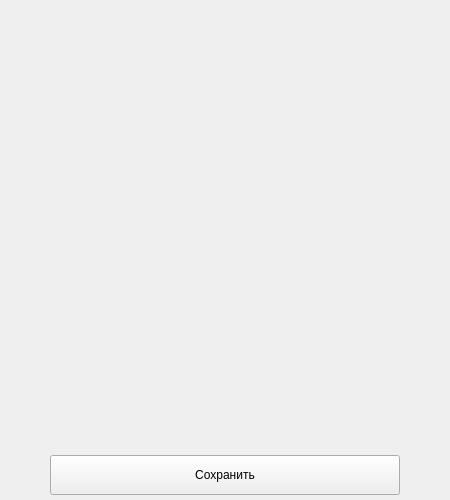
<?xml version="1.0" encoding="UTF-8"?>
<ui version="4.0">
 <class>MainWindow</class>
 <widget class="QMainWindow" name="MainWindow">
  <property name="geometry">
   <rect>
    <x>0</x>
    <y>0</y>
    <width>450</width>
    <height>500</height>
   </rect>
  </property>
  <property name="windowTitle">
   <string>Просмотр фото</string>
  </property>
  <property name="windowIcon">
   <iconset>
    <normaloff>../Структурные фото/диалоги.png</normaloff>../Структурные фото/диалоги.png</iconset>
  </property>
  <widget class="QWidget" name="centralwidget">
   <widget class="QLabel" name="label">
    <property name="geometry">
     <rect>
      <x>5</x>
      <y>5</y>
      <width>440</width>
      <height>440</height>
     </rect>
    </property>
    <property name="text">
     <string/>
    </property>
   </widget>
   <widget class="QPushButton" name="pushButton">
    <property name="geometry">
     <rect>
      <x>50</x>
      <y>455</y>
      <width>350</width>
      <height>40</height>
     </rect>
    </property>
    <property name="text">
     <string>Сохранить</string>
    </property>
   </widget>
  </widget>
 </widget>
 <resources/>
 <connections/>
</ui>
